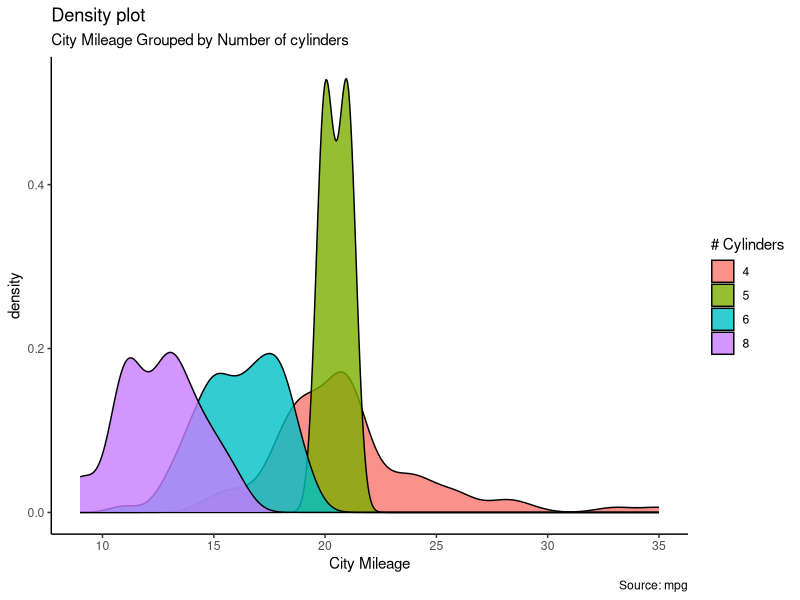

This figure's R source:
#Density plot using mpg data

library(ggplot2)
theme_set(theme_classic())

# cty is a numeric variable
# Plot
g <- ggplot(mpg, aes(cty))
g + geom_density(aes(fill=factor(cyl)), alpha=0.8) + 
  labs(title="Density plot", 
       subtitle="City Mileage Grouped by Number of cylinders",
       caption="Source: mpg",
       x="City Mileage",
       fill="# Cylinders")









